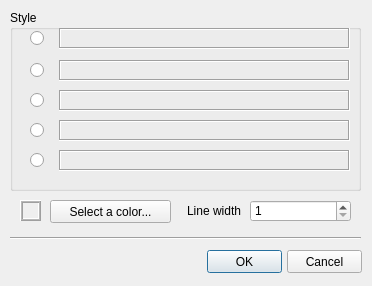
<?xml version="1.0" encoding="UTF-8"?>
<ui version="4.0">
 <class>CLineColorDlg</class>
 <widget class="QDialog" name="CLineColorDlg">
  <property name="geometry">
   <rect>
    <x>0</x>
    <y>0</y>
    <width>372</width>
    <height>286</height>
   </rect>
  </property>
  <property name="windowTitle">
   <string>Select a line style</string>
  </property>
  <widget class="QGroupBox" name="groupBox">
   <property name="geometry">
    <rect>
     <x>10</x>
     <y>10</y>
     <width>351</width>
     <height>181</height>
    </rect>
   </property>
   <property name="title">
    <string>Style</string>
   </property>
   <widget class="QRadioButton" name="radioButton">
    <property name="geometry">
     <rect>
      <x>20</x>
      <y>20</y>
      <width>21</width>
      <height>17</height>
     </rect>
    </property>
    <property name="text">
     <string/>
    </property>
   </widget>
   <widget class="QFrame" name="frame">
    <property name="geometry">
     <rect>
      <x>49</x>
      <y>18</y>
      <width>291</width>
      <height>21</height>
     </rect>
    </property>
    <property name="frameShape">
     <enum>QFrame::Box</enum>
    </property>
    <property name="frameShadow">
     <enum>QFrame::Sunken</enum>
    </property>
   </widget>
   <widget class="QRadioButton" name="radioButton_2">
    <property name="geometry">
     <rect>
      <x>20</x>
      <y>52</y>
      <width>21</width>
      <height>17</height>
     </rect>
    </property>
    <property name="text">
     <string/>
    </property>
   </widget>
   <widget class="QFrame" name="frame_2">
    <property name="geometry">
     <rect>
      <x>49</x>
      <y>50</y>
      <width>291</width>
      <height>21</height>
     </rect>
    </property>
    <property name="frameShape">
     <enum>QFrame::Box</enum>
    </property>
    <property name="frameShadow">
     <enum>QFrame::Sunken</enum>
    </property>
   </widget>
   <widget class="QRadioButton" name="radioButton_3">
    <property name="geometry">
     <rect>
      <x>20</x>
      <y>82</y>
      <width>21</width>
      <height>17</height>
     </rect>
    </property>
    <property name="text">
     <string/>
    </property>
   </widget>
   <widget class="QFrame" name="frame_3">
    <property name="geometry">
     <rect>
      <x>49</x>
      <y>80</y>
      <width>291</width>
      <height>21</height>
     </rect>
    </property>
    <property name="frameShape">
     <enum>QFrame::Box</enum>
    </property>
    <property name="frameShadow">
     <enum>QFrame::Sunken</enum>
    </property>
   </widget>
   <widget class="QRadioButton" name="radioButton_4">
    <property name="geometry">
     <rect>
      <x>20</x>
      <y>112</y>
      <width>21</width>
      <height>17</height>
     </rect>
    </property>
    <property name="text">
     <string/>
    </property>
   </widget>
   <widget class="QFrame" name="frame_4">
    <property name="geometry">
     <rect>
      <x>49</x>
      <y>110</y>
      <width>291</width>
      <height>21</height>
     </rect>
    </property>
    <property name="frameShape">
     <enum>QFrame::Box</enum>
    </property>
    <property name="frameShadow">
     <enum>QFrame::Sunken</enum>
    </property>
   </widget>
   <widget class="QFrame" name="frame_5">
    <property name="geometry">
     <rect>
      <x>49</x>
      <y>140</y>
      <width>291</width>
      <height>21</height>
     </rect>
    </property>
    <property name="frameShape">
     <enum>QFrame::Box</enum>
    </property>
    <property name="frameShadow">
     <enum>QFrame::Sunken</enum>
    </property>
   </widget>
   <widget class="QRadioButton" name="radioButton_5">
    <property name="geometry">
     <rect>
      <x>20</x>
      <y>142</y>
      <width>21</width>
      <height>17</height>
     </rect>
    </property>
    <property name="text">
     <string/>
    </property>
   </widget>
  </widget>
  <widget class="QFrame" name="frame_6">
   <property name="geometry">
    <rect>
     <x>20</x>
     <y>200</y>
     <width>21</width>
     <height>21</height>
    </rect>
   </property>
   <property name="frameShape">
    <enum>QFrame::Box</enum>
   </property>
   <property name="frameShadow">
    <enum>QFrame::Raised</enum>
   </property>
   <property name="midLineWidth">
    <number>1</number>
   </property>
  </widget>
  <widget class="QPushButton" name="pushButton">
   <property name="geometry">
    <rect>
     <x>50</x>
     <y>200</y>
     <width>121</width>
     <height>23</height>
    </rect>
   </property>
   <property name="text">
    <string>Select a color...</string>
   </property>
  </widget>
  <widget class="QLabel" name="label">
   <property name="geometry">
    <rect>
     <x>180</x>
     <y>200</y>
     <width>61</width>
     <height>21</height>
    </rect>
   </property>
   <property name="text">
    <string>Line width</string>
   </property>
   <property name="alignment">
    <set>Qt::AlignRight|Qt::AlignTrailing|Qt::AlignVCenter</set>
   </property>
  </widget>
  <widget class="QSpinBox" name="spinBox">
   <property name="geometry">
    <rect>
     <x>250</x>
     <y>200</y>
     <width>101</width>
     <height>22</height>
    </rect>
   </property>
   <property name="minimum">
    <number>1</number>
   </property>
   <property name="maximum">
    <number>8</number>
   </property>
  </widget>
  <widget class="Line" name="line">
   <property name="geometry">
    <rect>
     <x>10</x>
     <y>230</y>
     <width>351</width>
     <height>16</height>
    </rect>
   </property>
   <property name="orientation">
    <enum>Qt::Horizontal</enum>
   </property>
  </widget>
  <widget class="QPushButton" name="pushButton_2">
   <property name="geometry">
    <rect>
     <x>287</x>
     <y>250</y>
     <width>75</width>
     <height>23</height>
    </rect>
   </property>
   <property name="text">
    <string>Cancel</string>
   </property>
  </widget>
  <widget class="QPushButton" name="pushButton_3">
   <property name="geometry">
    <rect>
     <x>207</x>
     <y>250</y>
     <width>75</width>
     <height>23</height>
    </rect>
   </property>
   <property name="text">
    <string>OK</string>
   </property>
   <property name="default">
    <bool>true</bool>
   </property>
  </widget>
 </widget>
 <resources/>
 <connections/>
</ui>
